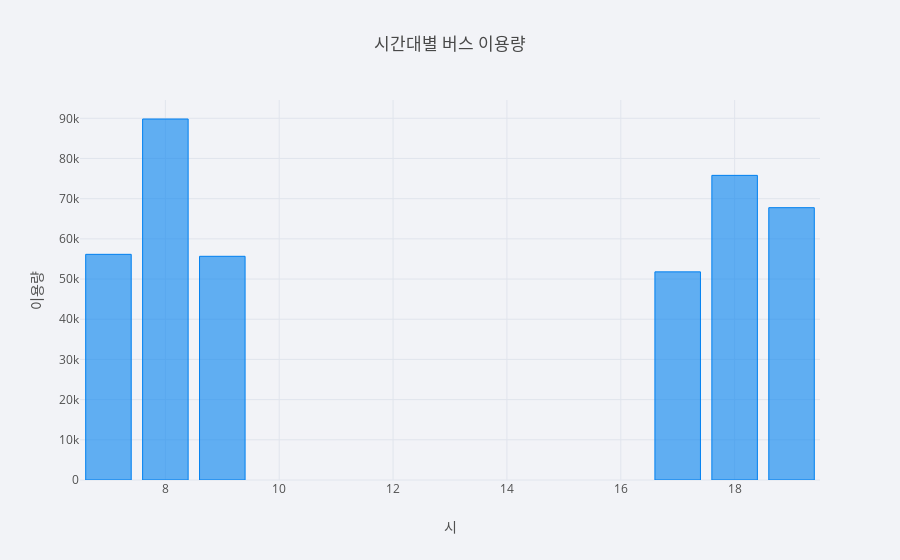

The code cell stored with this chart in its notebook:
### Code cell
grp = df_usage.groupby('시간대')

grp['이용'].sum().iplot(kind='bar', 
                      title="시간대별 버스 이용량",
                      xTitle="시",
                      yTitle="이용량")

### Figure 1 — Plotly figure (JSON) as saved in the notebook; plotly's stock layout.template omitted (floating-point values rounded to 4 significant figures)
{"data": [{"marker": {"color": "rgba(0, 128, 240, 0.6)", "line": {"color": "rgba(0, 128, 240, 1.0)", "width": 1}}, "name": "이용", "orientation": "v", "text": "", "type": "bar", "uid": "10f51acf-bfa6-4a63-b872-4d35410a33b6", "x": [7, 8, 9, 17, 18, 19], "y": [56153, 89826, 55661, 51789, 75803, 67759]}], "layout": {"legend": {"bgcolor": "#F2F3F7", "font": {"color": "#505050"}}, "paper_bgcolor": "#F2F3F7", "plot_bgcolor": "#F2F3F7", "title": {"font": {"color": "#484848"}, "text": "시간대별 버스 이용량"}, "xaxis": {"gridcolor": "#E1E5ED", "showgrid": true, "tickfont": {"color": "#505050"}, "title": {"font": {"color": "#505050"}, "text": "시"}, "zerolinecolor": "#E1E5ED"}, "yaxis": {"gridcolor": "#E1E5ED", "showgrid": true, "tickfont": {"color": "#505050"}, "title": {"font": {"color": "#505050"}, "text": "이용량"}, "zerolinecolor": "#E1E5ED"}}}
